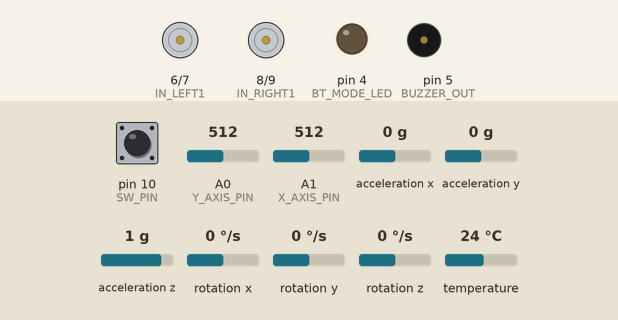
Bench run of a sketch on a simulated Arduino Uno, built with avr-gcc and run on an emulated ATmega328P. On the bench: motor-driver pin pairs drawn as motors (green arrow = first pin HIGH = forward, orange = second pin HIGH = backward, longer = more drive), output pins drawn as LEDs (lit = HIGH), buzzer (waves = sounding, pin HIGH). Inputs (shaded band) come from the test bench; at power-on: A1 (X_AXIS_PIN) = 512, acceleration z 1 g, A0 (Y_AXIS_PIN) = 512, pin 10 (SW_PIN) HIGH, acceleration x 0 g, acceleration y 0 g, rotation x 0 °/s, rotation y 0 °/s, rotation z 0 °/s, temperature 24 °C.

Above: at 1.4 s.
1.5 s: A1 (X_AXIS_PIN) set to 390
At 1.73 s:
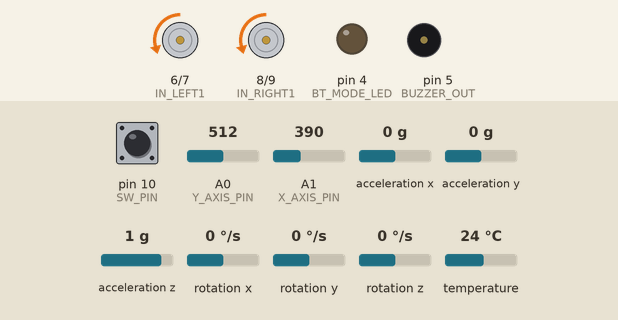
4.5 s: acceleration z set to -1.4 g
At 6.6 s:
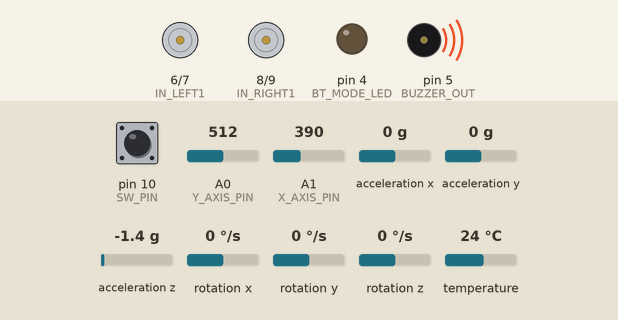
7.5 s: A0 (Y_AXIS_PIN) set to 90
10.5 s: pin 10 (SW_PIN) pulled LOW for 1 s
At 12.85 s:
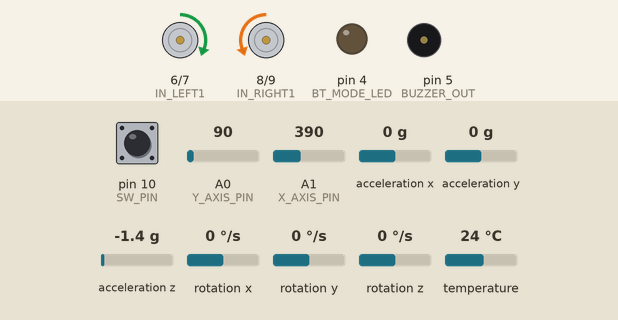
14.0 s: pin 10 (SW_PIN) pulled LOW for 0.15 s
At 16.16 s:
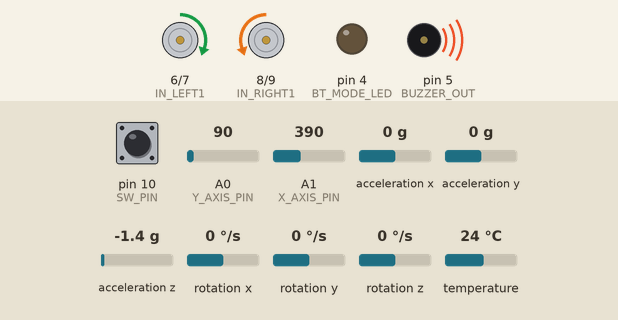
17.1 s: A0 (Y_AXIS_PIN) set to 110
Timing chart, 0 to 20.1 s (numbered marks = the images above; inputs shaded):
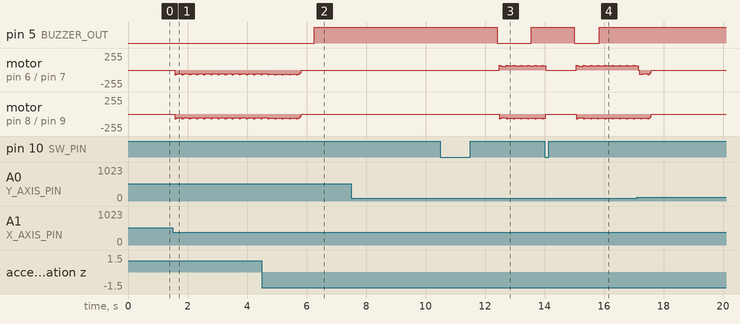

The sketch:

tempbottom.ino
```cpp
#include <SPI.h>
#include <SoftwareSerial.h>
#include <Adafruit_MPU6050.h>
#include <Adafruit_Sensor.h>
#include <Wire.h>
#include <EEPROM.h>

#define GRAVITY
#define GRAVITY_THRESHOLD 9

bool fallState = false;
int fallCount = 0;

Adafruit_MPU6050 mpu;
sensors_event_t a, g, temp;
int acceleration;
float gyrox, gyroy, gyroz;
float accx, accy, accz;

const int numberStartAddress = 0;  //starting address of eeprom
int timeCount;

bool btCommandOnFlag;
String command = "";
String state = "";
bool inputBeingGiven;
String tempnum;
bool buzzflag;
bool helpflag;

SoftwareSerial topArduinoCommSerial(2, 3);
SoftwareSerial btCommSerial(11, 12);

#define X_AXIS_PIN A1  // left-right
#define Y_AXIS_PIN A0  // front-back
#define SW_PIN 10

// motor left
#define IN_LEFT1 6  // motor A spin 1
#define IN_LEFT2 7  // motor A spin 2

// motor right
#define IN_RIGHT1 8  // motor B spin 1
#define IN_RIGHT2 9  // motor B spin 2

// speed factor
#define FACTOR 0.3  // average fraction of total voltage (PWM)

// buzzer
#define BUZZER_OUT 5

//mode led
#define BT_MODE_LED 4

// loop delay
#define DELTA 10.0  // ms
#define HORIZONTAL_THRESHOLD 400
#define VERTICAL_THRESHOLD 100

void Forward() {
  digitalWrite(IN_LEFT1, HIGH);
  digitalWrite(IN_LEFT2, LOW);
  digitalWrite(IN_RIGHT1, LOW);
  digitalWrite(IN_RIGHT2, HIGH);
  delay(DELTA * FACTOR);
  digitalWrite(IN_LEFT1, LOW);
  digitalWrite(IN_LEFT2, LOW);
  digitalWrite(IN_RIGHT1, LOW);
  digitalWrite(IN_RIGHT2, LOW);
  delay(DELTA * (1.0 - FACTOR));
}

void Backward() {
  digitalWrite(IN_LEFT1, LOW);
  digitalWrite(IN_LEFT2, HIGH);
  digitalWrite(IN_RIGHT1, HIGH);
  digitalWrite(IN_RIGHT2, LOW);
  delay(DELTA * FACTOR);
  digitalWrite(IN_LEFT1, LOW);
  digitalWrite(IN_LEFT2, LOW);
  digitalWrite(IN_RIGHT1, LOW);
  digitalWrite(IN_RIGHT2, LOW);
  delay(DELTA * (1.0 - FACTOR));
}

void Left() {
  digitalWrite(IN_LEFT1, LOW);
  digitalWrite(IN_LEFT2, HIGH);
  digitalWrite(IN_RIGHT1, LOW);
  digitalWrite(IN_RIGHT2, HIGH);
  delay(DELTA * FACTOR);
  digitalWrite(IN_LEFT1, LOW);
  digitalWrite(IN_LEFT2, LOW);
  digitalWrite(IN_RIGHT1, LOW);
  digitalWrite(IN_RIGHT2, LOW);
  delay(DELTA * (1.0 - FACTOR));
}

void Right() {
  digitalWrite(IN_LEFT1, HIGH);
  digitalWrite(IN_LEFT2, LOW);
  digitalWrite(IN_RIGHT1, HIGH);
  digitalWrite(IN_RIGHT2, LOW);
  delay(DELTA * FACTOR);
  digitalWrite(IN_LEFT1, LOW);
  digitalWrite(IN_LEFT2, LOW);
  digitalWrite(IN_RIGHT1, LOW);
  digitalWrite(IN_RIGHT2, LOW);
  delay(DELTA * (1.0 - FACTOR));
}

void Stop() {
  digitalWrite(IN_LEFT1, LOW);
  digitalWrite(IN_LEFT2, LOW);
  digitalWrite(IN_RIGHT1, LOW);
  digitalWrite(IN_RIGHT2, LOW);
  delay(DELTA);
}

float absolute(float x) {
  if (x < 0) {
    x = x * (-1);
    return x;
  }
  return x;
}

void read_mpu() {
  accx = a.acceleration.x;
  accy = a.acceleration.y;
  accz = a.acceleration.z;

  gyrox = absolute(g.gyro.x);
  gyroy = absolute(g.gyro.y);
  gyroz = absolute(g.gyro.z);
}

void set_num() {
  for (int i = 0; i < 11; i++) {
    Serial.println(tempnum[i]);
    EEPROM.write(numberStartAddress + i, tempnum[i]);
  }
  btCommSerial.write("2");
}

void read_num() {
  tempnum = "";
  for (int offset = 0; offset < 11; offset++) {

    tempnum += (char)EEPROM.read(numberStartAddress + offset);
  }
}

void send_num() {
  char temp[13];
  temp[0] = 's';
  for (int i = 1; i < 12; i++) {
    temp[i] = tempnum[i - 1];
  }
  temp[12] = 'x';
  topArduinoCommSerial.write(temp, 13);
  delay(100);
}

void setup() {

  Serial.begin(115200);
  topArduinoCommSerial.begin(19200);
  btCommSerial.begin(9600);

  pinMode(SW_PIN, INPUT);
  digitalWrite(SW_PIN, HIGH);

  pinMode(BUZZER_OUT, OUTPUT);
  digitalWrite(BUZZER_OUT, LOW);

  pinMode(BT_MODE_LED, OUTPUT);
  pinMode(X_AXIS_PIN, INPUT);
  pinMode(Y_AXIS_PIN, INPUT);
  pinMode(IN_LEFT1, OUTPUT);
  pinMode(IN_LEFT2, OUTPUT);
  pinMode(IN_RIGHT1, OUTPUT);
  pinMode(IN_RIGHT2, OUTPUT);

  read_num();

  topArduinoCommSerial.listen();
  send_num();
  btCommSerial.listen();

  if (!mpu.begin()) {
    Serial.println("Failed to find MPU6050 chip");
    while (1) {
      delay(10);
    }
  }
  // set accelerometer range to +-8G
  mpu.setAccelerometerRange(MPU6050_RANGE_8_G);

  // set gyro range to +- 500 deg/s
  mpu.setGyroRange(MPU6050_RANGE_500_DEG);

  // set filter bandwidth to 21 Hz
  mpu.setFilterBandwidth(MPU6050_BAND_21_HZ);

  delay(100);
}

void loop() {
  int xAxisInput = analogRead(X_AXIS_PIN);
  int yAxisInput = analogRead(Y_AXIS_PIN);
  int joystickinput = digitalRead(SW_PIN);

  mpu.getEvent(&a, &g, &temp);
  read_mpu();

  if (accz < 0 || accz < 3 && accx * accx + accy * accy > GRAVITY_THRESHOLD * GRAVITY_THRESHOLD) {
    fallState = true;
  } else {
    fallState = false;
  }

  if (fallState) {
    ++fallCount;
  } else {
    fallCount = 0;
  }

  if (fallCount > 100) {
    buzzflag = true;
    fallCount = 0;
  }

  if (buzzflag == true && timeCount > 200) {
    topArduinoCommSerial.listen();
    topArduinoCommSerial.write("h", 1);

    btCommSerial.listen();
    btCommSerial.write("h");

    helpflag = true;
    delay(500);
  }

  if (joystickinput == LOW) {

    if (helpflag == false) {
      topArduinoCommSerial.listen();
      topArduinoCommSerial.write("h", 1);

      btCommSerial.listen();
      btCommSerial.write("h");

      helpflag = true;
      delay(500);
    } else {
      topArduinoCommSerial.listen();
      topArduinoCommSerial.write("i", 1);

      btCommSerial.listen();

      helpflag = false;
      delay(500);
    }
  }

  if (buzzflag == true && (joystickinput == LOW || state == "o")) {
    buzzflag = false;
    timeCount = 0;
    state = "";
    helpflag = false;

    topArduinoCommSerial.listen();
    topArduinoCommSerial.write("i", 1);
    btCommSerial.listen();

    delay(500);
  }

  if (buzzflag == true) {
    digitalWrite(BUZZER_OUT, HIGH);
  } else {
    digitalWrite(BUZZER_OUT, LOW);
  }

  for (int i = 0; i < btCommSerial.available(); i++) {

    char c = btCommSerial.read();
    Serial.println((char)c);
    inputBeingGiven = true;

    if (c != '\\') {
      if ('a' <= c && c <= 'z' || c == '$' || c == '%') {
        command += c;
        if (c == 's') {
          tempnum = "";
        }
      } else if ('0' <= c && c <= '9' && state == "s") {
        tempnum += c;

      }
    } else {
      if (command == "$") {
        state = "";
      } else if (command == "%") {
        state = "";

        set_num();

        topArduinoCommSerial.listen();
        send_num();
        btCommSerial.listen();
      } else {
        state = command;
      }
      inputBeingGiven = false;
      break;
    }
  }

  if (state == "x") {
    btCommandOnFlag = true;
    digitalWrite(BT_MODE_LED, HIGH);
    state = "";
  } else if (state == "y") {
    btCommandOnFlag = false;
    digitalWrite(BT_MODE_LED, LOW);
    state = "";
  } else if (state == "q") {
    if (btCommandOnFlag) {
      btCommSerial.write("1");

    } else {
      btCommSerial.write("0");
    }
    state = "";
  }

  if (btCommandOnFlag) {
    if (state == "f") {
      Forward();
    } else if (state == "b") {
      Backward();
    } else if (state == "r") {
      Right();
    } else if (state == "l") {
      Left();
    }
  } else {
    if (VERTICAL_THRESHOLD < yAxisInput && yAxisInput < 1023 - VERTICAL_THRESHOLD)  // if y axis not in threshold move left right
    {
      if (HORIZONTAL_THRESHOLD < xAxisInput && xAxisInput < 1023 - HORIZONTAL_THRESHOLD) {
        Stop();
      } else {
        if (xAxisInput < HORIZONTAL_THRESHOLD) {
          Left();
        } else {
          Right();
        }
      }
    } else {
      if (yAxisInput < VERTICAL_THRESHOLD) {

        Forward();
      } else {

        Backward();
      }
    }
  }

  if (!inputBeingGiven) {
    command = "";
  }
  timeCount++;
}
```

Measured:
- after the input at 1.5 s, motor on pin 6 (IN_LEFT1) / pin 7 (IN_LEFT2), motor on pin 8 (IN_RIGHT1) / pin 9 (IN_RIGHT2): stopped → backward 71/255 after 0.07 s, then repeats every 0.24 s: backward 64/255 0.04 s, backward 58/255 0.16 s, backward 71/255 0.04 s
- after the input at 4.5 s, pin 5 (BUZZER_OUT): LOW → HIGH after 1.8 s
- after the input at 14.0 s, pin 5 (BUZZER_OUT): HIGH → LOW after 1.0 s, → HIGH 0.83 s later
